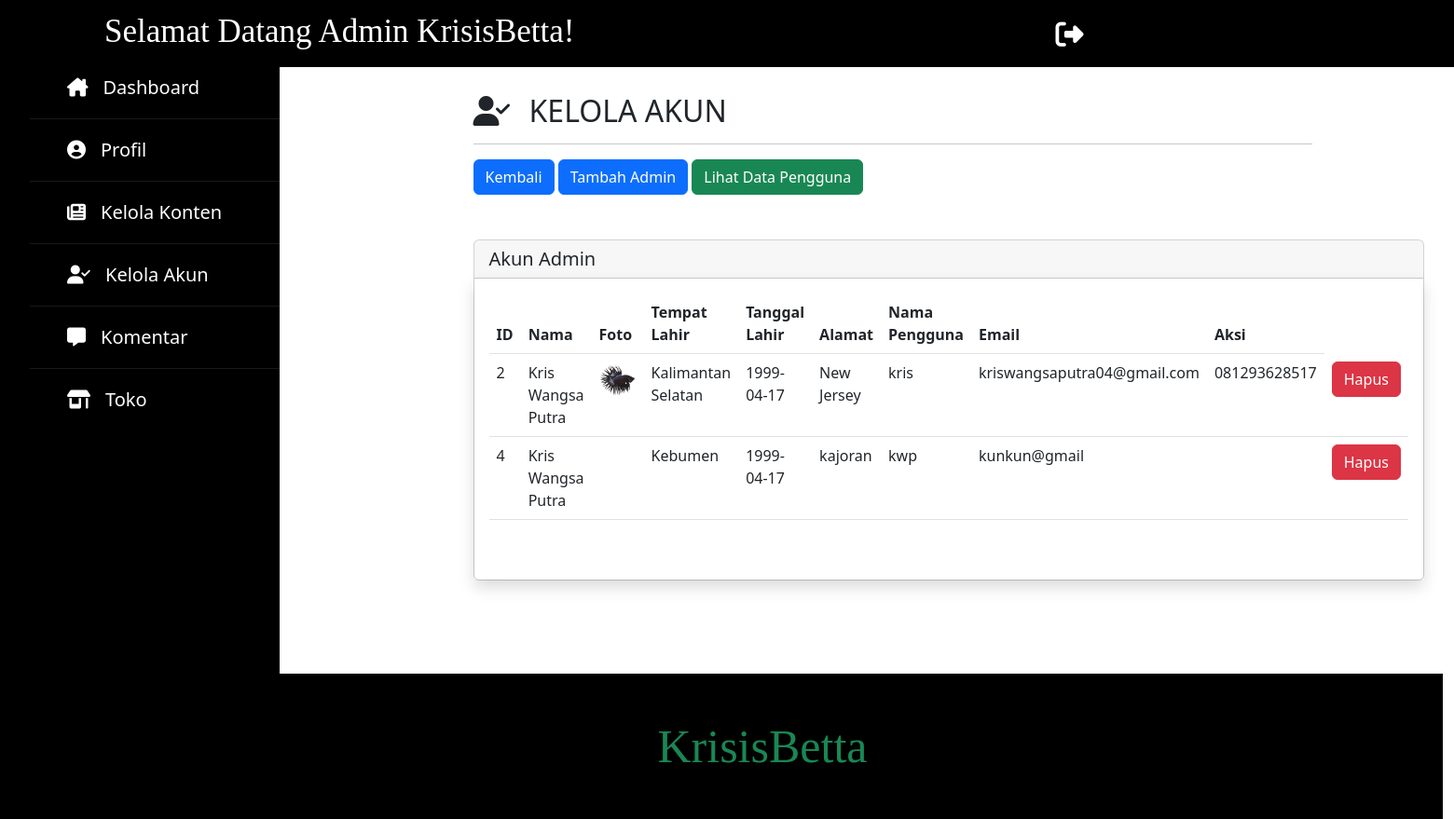
The app's page /program/admin/dashboard-admin-akunadmin.php with its own data.
### tables this page shows
CREATE TABLE `akun_admin` (
  `id_adm` int(11) NOT NULL,
  `nama_adm` varchar(30) DEFAULT NULL,
  `foto_adm` varchar(11) DEFAULT NULL,
  `tempat_lhr_adm` varchar(30) DEFAULT NULL,
  `tgl_lhr_adm` date DEFAULT NULL,
  `alamat_adm` varchar(50) DEFAULT NULL,
  `nmpengguna_adm` varchar(20) DEFAULT NULL,
  `email_adm` varchar(30) DEFAULT NULL,
  `katasandi_adm` varchar(80) DEFAULT NULL,
  `telepon_adm` varchar(12) DEFAULT NULL,
  `facebook_adm` varchar(30) DEFAULT NULL,
  `instagram_adm` varchar(30) DEFAULT NULL,
  `twitter_adm` varchar(30) DEFAULT NULL
);

### program/admin/fungsi-admin.php (called while the page is built, shortened)
<?php
$koneksi = mysqli_connect("localhost","root","","kkp");
function query($query) {
    global $koneksi;
    $result = mysqli_query($koneksi, $query);
    $rows = [];
    while( $row = mysqli_fetch_assoc($result) ) {
        $rows[] = $row;
    }
    return $rows;
}
?>

### program/admin/dashboard-admin-akunadmin.php (the view, shortened to what this page needs)
<?php
    require "fungsi-admin.php";
    $admin = query("SELECT * FROM akun_admin");
?>
<!doctype html>
<html lang="en">
    <head>
        <link rel="stylesheet" type="text/css" href="admin.css">
        <link rel="stylesheet" type="text/css" href="sidebar.css">
        <link rel="stylesheet" type="text/css" href="fontawesome/css/all.css">
        <link href="https://cdn.jsdelivr.net/npm/bootstrap@5.2.0-beta1/dist/css/bootstrap.min.css" rel="stylesheet">
    </head>
    <body>
        <nav class="navbar navbar-expand-lg bg-black mx-auto fixed-top">
            <div class="container-fluid">
                <p class="h1">
                    <a class="navbar-brand text-white" href="dashboard-admin.php" style="font-size:35px; margin-left: 100px;">Selamat Datang Admin KrisisBetta!</a>
                </p>
                <div class="collapse navbar-collapse" id="navbarNavDropdown">
                    <a href="keluar-admin.php" onclick="return confirm('Apakah Anda Yakin Untuk Keluar?!')">
                        <span style="margin-left:500px; font-size:30px;"><i class="fa-solid fa-right-from-bracket text-white"></i></span>
                    </a>
                </div>
            </div>
        </nav>
        <div class="container-sm">
            <div class="row">
                <div class="col" style="width:30rem;">
                    <div class="sidebar">
                        <ul>
                            <li><a href="dashboard-admin.php"><i class="fa-solid fa-house-chimney"></i>Dashboard</a></li>
                            <li><a href="dashboard-admin-profil.php"><i class="fa-solid fa-circle-user"></i>Profil</a></li>
                            <li><a href="dashboard-admin-konten.php"><i class="fa-solid fa-newspaper"></i>Kelola Konten</a></li>
                            <li><a href="dashboard-admin-akunadmin.php"><i class="fa-solid fa-user-check"></i>Kelola Akun</a></li>
                            <li><a href="dashboard-admin-kelolakomentar.php"><i class="fa-solid fa-message"></i></i>Komentar</a></li>
                            <li><a href="dashboard-admin-toko.php"><i class="fa-solid fa-shop"></i>Toko</a></li>
                        </ul>
                    </div>
                </div>
                <div class="col" id="kol-dashboard" style="margin-right:-100px">
                    <div class="row" id="header-dashboard" style="margin-right:-300px">
                        <div class="col">
                            <span>
                                <h2><i class="fa-solid fa-user-check"></i>KELOLA AKUN</h2>
                                <hr style="width:900px;">
                            </span>
                        </div>
                    </div>
                    <a class="btn btn-primary" href="dashboard-admin.php" role="button">Kembali</a>
                    <a class="btn btn-primary" href="dashboard-admin-tambah-admin.php" role="button">Tambah Admin</a>
                    <a class="btn btn-success" href="dashboard-admin-akunuser.php" role="button">Lihat Data Pengguna</a>
                    <div class="card mt-5">
                        <h5 class="card-header"> Akun Admin</h5>
                        <div class="card-body shadow">
                            <table class="table mb-5">
                                <thead>
                                    <tr>
                                    <th scope="col">ID</th>
                                    <th scope="col">Nama</th>
                                    <th scope="col">Foto</th>
                                    <th scope="col">Tempat Lahir</th>
                                    <th scope="col">Tanggal Lahir</th>
                                    <th scope="col">Alamat</th>
                                    <th scope="col">Nama Pengguna</th>
                                    <th scope="col">Email</th>
                                    <th scope="col">Aksi</th>
                                    </tr>
                                </thead>
                                <tbody>
                                    <?php foreach ($admin as $row) : ?>
                                        <tr>
                                            <td><?=$row["id_adm"];?></td>
                                            <td><?=$row["nama_adm"];?></td>
                                            <td><img src="../../img/upload/<?=$row['foto_adm'];?>" alt="" width="40"></td>
                                            <td><?=$row["tempat_lhr_adm"];?></td>
                                            <td><?=$row["tgl_lhr_adm"];?></td>
                                            <td><?=$row["alamat_adm"];?></td>
                                            <td><?=$row["nmpengguna_adm"];?></td>
                                            <td><?=$row["email_adm"];?></td>
                                            <td><?=$row["telepon_adm"];?></td>
                                            <td>
                                                <form action="" method="post">
                                                    <button type="submit" name="submit" class="btn btn-danger" onclick="return confirm('Yakin Untuk Menghapus Data?!');" role="button">Hapus</button>
                                                </form>
                                            </td>
                                        </tr>
                                    <?php endforeach; ?>
                                </tbody>
                            </table>
                        </div>
                    </div>
                </div>
            </div>
        </div>
        <div class="row bg-black" style="width:100%; padding-left:200px; position:absolute;">
            <p class="h1 mt-5 mb-5">
                <a class="navbar-brand text-success" href="dashboard-admin.php" style="font-size:50px; margin-left: -100px;">KrisisBetta</a>
            </p>
        </div>
    </body>
</html>

### program/admin/admin.css (style rules this page uses)
.h1 { font-family: cooper black; text-align: center; }
#kol-dashboard { margin-left: -600px; margin-bottom: 100px; }
#header-dashboard { margin-top: 100px; }
#header-dashboard i { margin-right: 20px; }

### program/admin/sidebar.css (style rules this page uses)
* { padding: 0; margin: 0; list-style: none; text-decoration: none; }
body { font-family: 'Roboto', sans-serif; }
.sidebar { position: fixed; left: 0px; top: 60px; width: 300px; height: 100%; background: #000000; transition: all .5s ease; }
.sidebar ul a { display: block; height: 100%; width: 100%; line-height: 65px; font-size: 20px; color: white; padding-left: 40px; box-sizing: border-box; border-bottom: 1px solid black; border-top: 1px solid rgba(255,255,255,.1); transition: .4s; text-decoration: none; }
.sidebar ul a i { margin-right: 16px; }

### records on screen
akun_admin: id_adm "2", nama_adm "Kris Wangsa Putra", foto_adm (picture), tempat_lhr_adm "Kalimantan Selatan", tgl_lhr_adm "1999-04-17", alamat_adm "New Jersey", nmpengguna_adm "kris", email_adm "kriswangsaputra04@gmail.com", telepon_adm "081293628517"
akun_admin: id_adm "4", nama_adm "Kris Wangsa Putra", tempat_lhr_adm "Kebumen", tgl_lhr_adm "1999-04-17", alamat_adm "kajoran", nmpengguna_adm "kwp", email_adm "kunkun@gmail"
